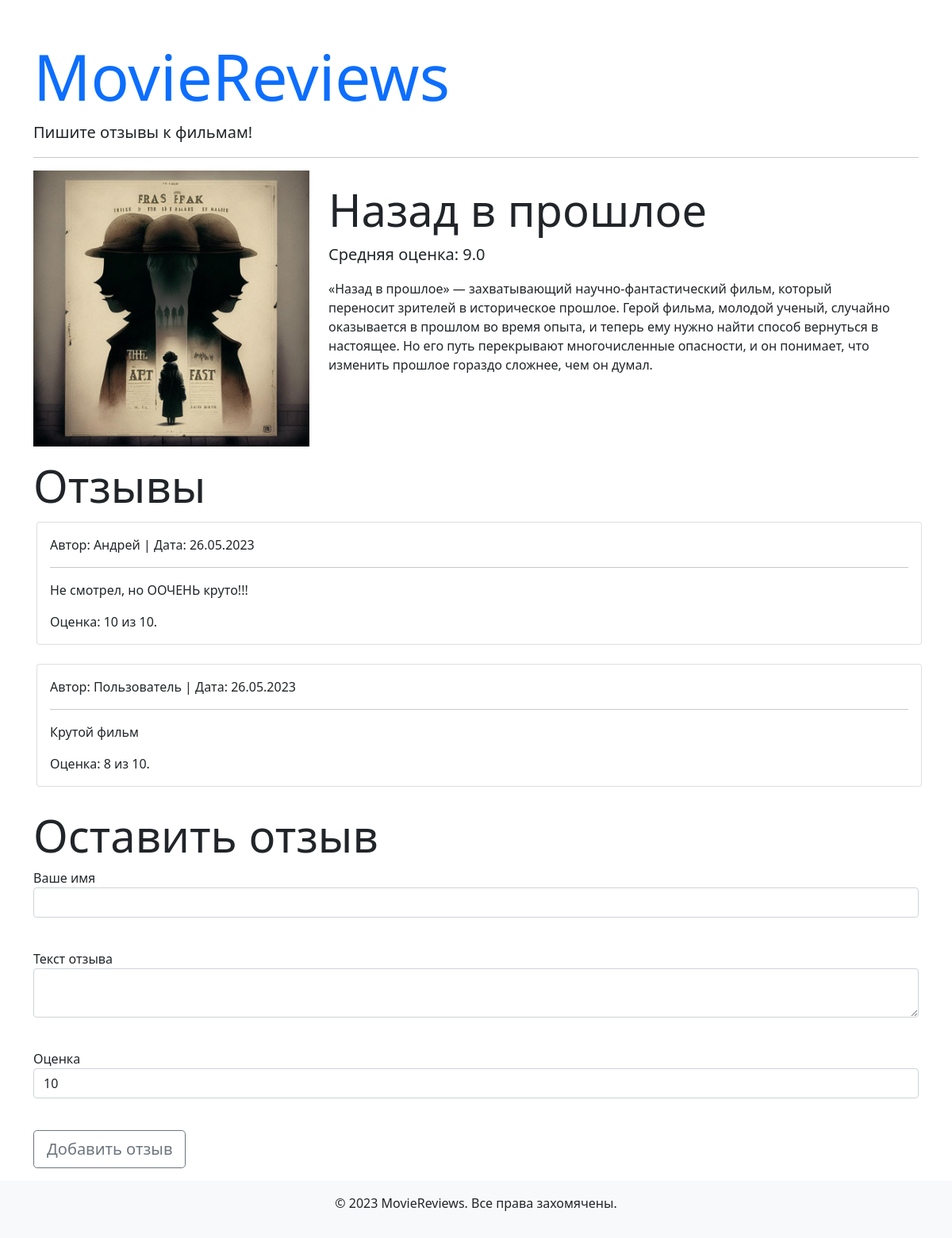
/movie/1, run on the app's committed database.
### models.py (models this page shows)
class Movie(db.Model):
    id = db.Column(db.Integer, primary_key=True)
    title = db.Column(db.String(255), nullable=False)
    description = db.Column(db.Text, nullable=False)
    image = db.Column(db.String(255), nullable=False)
    reviews = db.relationship('Review', back_populates='movie')

class Review(db.Model):
    id = db.Column(db.Integer, primary_key=True)
    name = db.Column(db.String(255), nullable=False)
    text = db.Column(db.Text, nullable=False)
    created_date = db.Column(db.DateTime, default=datetime.utcnow)
    score = db.Column(db.Integer, nullable=False)
    movie_id = db.Column(db.Integer, db.ForeignKey('movie.id', ondelete='CASCADE'))
    movie = db.relationship('Movie', back_populates='reviews')

### views.py (the view, shortened to what this page needs)
@app.route('/movie/<int:id>', methods=['GET', 'POST'])
def movie(id):
    movie = Movie.query.get(id)
    if movie.reviews:
        avg_score = round(sum(review.score for review in movie.reviews) / len(movie.reviews), 2)
    else:
        avg_score = 0
    form = ReviewForm(score=10)
    print(url_for('static', filename='images/' + movie.image) )
    return render_template('movie.html',
                           movie=movie,
                           avg_score=avg_score,
                           form=form)

### forms.py
class ReviewForm(FlaskForm):
    name = StringField('Ваше имя',
                       validators=[DataRequired(message="Поле не должно быть пустым")])
    text = TextAreaField('Текст отзыва',
                         validators=[DataRequired(message="Поле не должно быть пустым")])
    score = SelectField('Оценка',
                        choices=[(i, i) for i in range(1, 11)])
    submit = SubmitField('Добавить отзыв')

### templates/movie.html
{% extends 'base.html' %}
{% block content %}
<div class="row mb-3">
  <div style="text-align:center" class="col-md-4">
    {% if movie.image %}
    <img class="img-fluid" width="768" height="768" src="{{ url_for('static', filename='images/' + movie.image) }}">
    {% endif %}
  </div>
  <div class="col-md-8">
    <h1 class="mt-3 display-4">{{ movie.title }}</h1>
    {% if avg_score %}
    <p class="lead">Средняя оценка: {{ avg_score }}</p>
    {% endif %}
    <p>{{ movie.description }}</p>
  </div>
</div>
<h2 class="display-4">Отзывы</h2>
<div class="m-1">
  {% for review in movie.reviews %}
  <div class="card mb-4">
    <div class="card-body">
      <p class="card-text">Автор: {{ review.name }} | Дата: {{ review.created_date.strftime('%d.%m.%Y') }}</p>
      <hr>
      <p class="card-text font-italic">{{ review.text }}</p>
      <p class="card-text font-italic">Оценка: {{ review.score }} из 10.</p>
    </div>
  </div>
  {% else %}
  <p>Отзывов еще нет, но вы можете оставить первый!</p>
  {% endfor %}
</div>
<h2 class="display-4">Оставить отзыв</h2>
{% include 'add_review.html' %}
{% endblock content %}

### templates/base.html (shortened to what this page needs)
<!DOCTYPE html>
<html lang="ru">
<head>
   <link href="https://cdn.jsdelivr.net/npm/bootstrap@5.0.1/dist/css/bootstrap.min.css" rel="stylesheet">
</head>
<body>
  <div class="container">
    <h1 class="mt-5 display-1"><a href="{{ url_for('index') }}" class="text-decoration-none">MovieReviews</a></h1>
    <p class="lead">Пишите отзывы к фильмам!</p>
    <hr>
    <div class="row">
      {% block content %}
      {% endblock %}
    </div>
  </div>
  <footer id="footer" class="bg-light text-center py-3">
    <p>© 2023 MovieReviews. Все права захомячены.</p>
  </footer>
</body>
</html>

### templates/add_review.html (shortened to what this page needs)
<form method="POST" action="" novalidate>
<div class="mb-3">
<label>
{{form.name.label }}
</label>
{{ form.name(class="form-control") }}
</div>
    <br>
    <div class="mb-3">
<label>
{{form.text.label }}
</label>
{{ form.text(class="form-control") }}
</div>
    <br>
    <div class="mb-3">
<label>
{{form.score.label }}
</label>
{{ form.score(class="form-control") }}
</div>
    <br>
<div class="mb-3">
{{ form.submit(class="btn btn-lg btn-outline-secondary") }}
</div>
</form>

### data on the page
Movie: image (picture), title "Назад в прошлое", description "«Назад в прошлое» — захватывающий научно-фантастический фильм, который переносит зрителей в историческое прошлое. Герой фильма, молодой ученый, случайно оказывается в прошлом во время опыта, и теперь ему нужно найти способ вернуться в настоящее. Но его путь перекрывают многочисленные опасности, и он понимает, что изменить прошлое гораздо сложнее, чем он думал."
Review: name "Андрей", created_date "26.05.2023", text "Не смотрел, но ООЧЕНЬ круто!!!", score "10"
Review: name "Пользователь", created_date "26.05.2023", text "Крутой фильм", score "8"

### other printed values
{{ avg_score }} "9.0"
